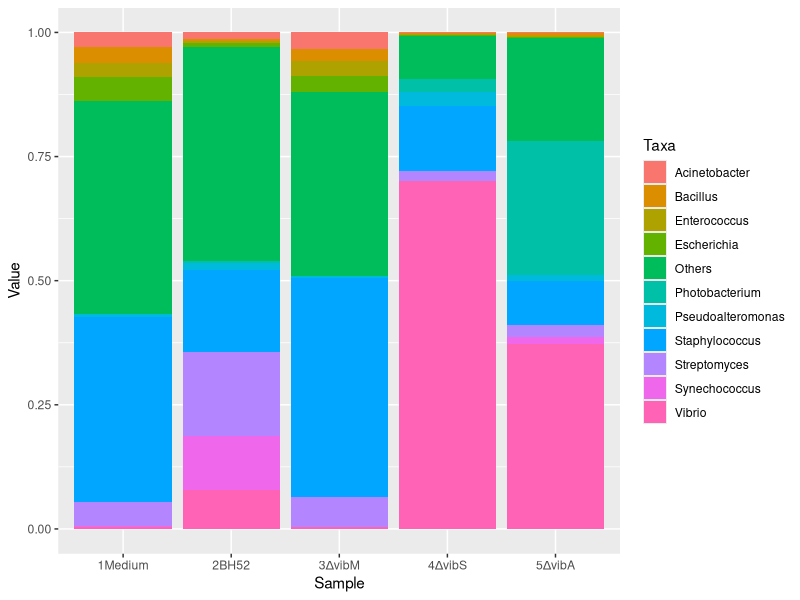

Source code (R): (Note: this script raises an error after producing the figure.)
abund_table<-read.csv("bacteria_genus.csv",row.names=1,check.names=FALSE)
#Transpose the data to have sample names on rows
abund_table<-t(abund_table)
#Apply proportion normalisation
x<-abund_table/rowSums(abund_table)
x<-x[,order(colSums(x),decreasing=TRUE)]
#Extract list of top N Taxa
#N<-11
#taxa_list<-colnames(x)[1:N]
#taxa_list
#remove "__Unknown__" and add it to others
#taxa_list<-taxa_list[!grepl("Unknown",taxa_list)]
#N<-length(taxa_list)
#Generate a new table with everything added to Others
#new_x<-data.frame(x[,colnames(x) %in% taxa_list],Others=rowSums(x[,!colnames(x) %in% taxa_list]))


df<-NULL
for (i in 1:dim(abund_table)[2]){
  tmp<-data.frame(row.names=NULL,Sample=rownames(abund_table),Taxa=rep(colnames(abund_table)[i],dim(abund_table)[1]),Value=abund_table[,i])
  if(i==1){df<-tmp} else {df<-rbind(df,tmp)}
}
colours <- c("#003380",  "#FFFF00","#CCEEFF","#FFDDDD",
             "#FFA8BB","#9DCC00", "gray",
          "#5EF1F2","#00998F", "#FFA405", "#F0A3FF")
library(ggplot2)
p<-ggplot(df,aes(Sample,Value,fill=Taxa))+geom_bar(stat="identity")
p<-p+scale_fill_manual(values=colours[1:(N+1)])
p<-p+theme_bw()+ylab("Relative abundance of bacteria at genus level")+xlab(" ") +labs(fill="Genus")+ theme(legend.text = element_text(face="italic",size=14))
p<-p+ scale_y_continuous(expand = c(0,0))+theme(strip.background = element_rect(fill="black"))+theme(panel.spacing = unit(0.3, "lines"))
p<-p+theme(axis.text.x=element_text(angle=0,hjust=0.5,vjust=0.5))
p<-p+theme(panel.grid.major =element_blank(), 
           panel.grid.minor = element_blank(),
           panel.background = element_blank(),
           axis.line = element_line(colour = "black"))
p<-p+theme(axis.title = element_text(face="plain",size=16)) +
  theme(axis.text.x = element_text(size=14, color = "black",face="plain")) +
  theme(axis.text.y = element_text(size=14, color = "black")) 
p
ggsave("genus-average.pdf",p,height=8.41,width=12.24,dpi=600)


pdf("genus-average.pdf",height=8.41,width=12.24)
print(p)
dev.off()
colours <- c("#003380", "#6600CC", "#FFFF00",
             "#CCEEFF","#FFDDDD","#FF0010","#808080",
             "#94FFB5","#8F7C00","#9DCC00","#C20088",
             "gray","#5EF1F2","#00998F","#426600",
             "#FFCC99","#FFA405","#FFA8BB","#740AFF",
             "#990000","#FFCC66","#F0A3FF")
